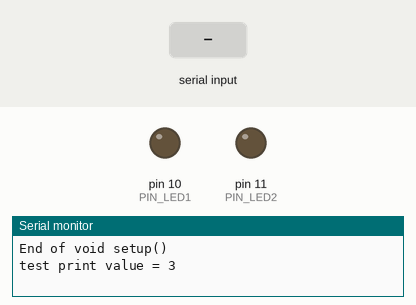
This sketch was run on a simulated Arduino Pro Mini, built with avr-gcc and run on an emulated ATmega328P. On the bench: output pins drawn as LEDs (lit = HIGH), the last lines printed to the serial monitor. The test bench sets the inputs (shaded band).

Above: at 1.2 s.
1.3 s: "30,150\n" received over the second serial link
At 1.9 s:
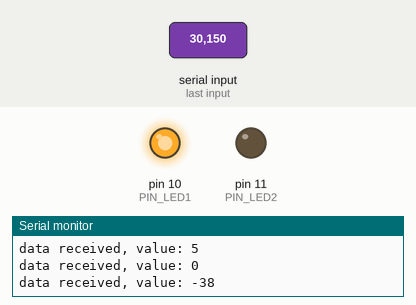
2.9 s: "2\n" received over the second serial link
At 3.9 s:
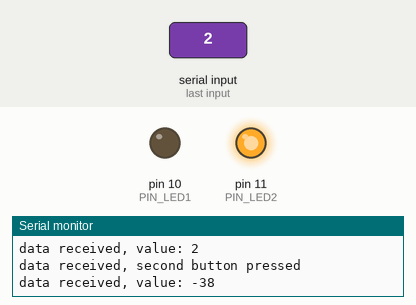
4.4 s: "1\n" received over the second serial link
At 5.1 s:
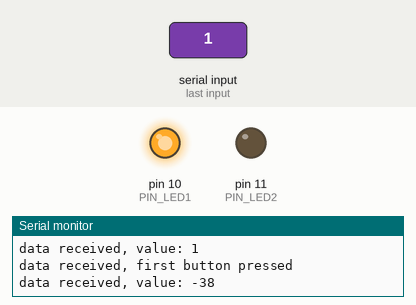
5.9 s: "3\n" received over the second serial link
At 6.2 s:
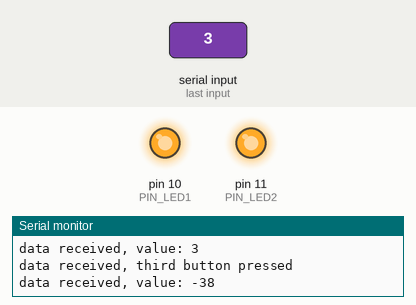
Timing chart, 0 to 8.4 s (numbered marks = the images above; inputs shaded):
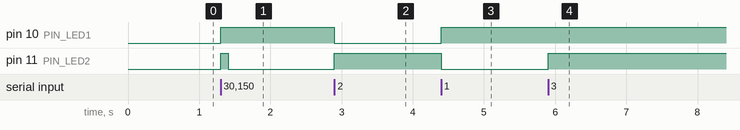

Measured:
- after the input at 1.3 s, pin 10 (PIN_LED1): LOW → HIGH at once; pin 11 (PIN_LED2): LOW → HIGH at once, → LOW 0.11 s later
- after the input at 2.9 s, pin 10 (PIN_LED1): HIGH → LOW at once; pin 11 (PIN_LED2): LOW → HIGH at once
- after the input at 4.4 s, pin 10 (PIN_LED1): LOW → HIGH at once; pin 11 (PIN_LED2): HIGH → LOW at once
- after the input at 5.9 s, pin 11 (PIN_LED2): LOW → HIGH at once

The sketch:

SerialTest1.ino
```cpp
// Part of Psyche Capstone Project Spring 2022, class 17A
// Code for Testing Serial from computer

// Written by Cecilia Delcamp
// Version 1, Last Update 03/09/2022
// Written for use on an Arduino Pro Mini 3.3 V, 8 MHz board

// Libraries Used:
#include <SoftwareSerial.h> // https://www.arduino.cc/en/Reference/softwareSerial

// Declare Constants and Pin Assignments

// Software Serial communication
const byte SW_RX_in = 2;    // Arduino Pin for receive, requires change interrupt support
const byte SW_TX_out = 5;   // Arduino Pin for transmit
const int SW_BAUD = 9600;   // Tx & Rx rate

const byte PIN_LED1 = 10;
const byte PIN_LED2 = 11;

int listen_flag = true;
int tx_data = 22; // to transmit
int rx_data = 0;

// Set up a software serial instance
SoftwareSerial SW(SW_RX_in, SW_TX_out);

void setup() {
  // put your setup code here, to run once:

  // set up IO pins
  pinMode(PIN_LED1, OUTPUT);
  pinMode(PIN_LED2, OUTPUT);

  // set up SW Serial
  pinMode(SW_RX_in, INPUT);
  pinMode(SW_TX_out, OUTPUT);
  SW.begin(SW_BAUD);

  // Set up Serial to Computer COM port
  Serial.begin(9600);
  // Serial print (status & troubleshooting)
  Serial.println("\nEnd of void setup()");
  Serial.print("test print value = "); Serial.print("3");

}

void loop() {
  // put your main code here, to run repeatedly:

  SW.listen();

  if ( SW.isListening()  ) {
    //Serial.println("\nSW serial listening");
    listen_flag = false;

    //SW.write(tx_data); // send it
    //Serial.print("tx data sent, value: ");Serial.print(tx_data);

    // if there is anything in the buffer
    if ( SW.available() > 0 ) {
      rx_data = SW.read()-'0'; // apparently an ASCII value, convert to number
      Serial.print("\ndata received, value: ");
      Serial.print(rx_data);
    }

    // what to do with the info
    if (rx_data == 1) {
      // any arbitrary code here
      Serial.print("\ndata received, first button pressed");
      digitalWrite(PIN_LED1, HIGH);
      digitalWrite(PIN_LED2, LOW);
    }
    if (rx_data == 2) {
      // any arbitrary code here
      Serial.print("\ndata received, second button pressed");
      digitalWrite(PIN_LED1, LOW);
      digitalWrite(PIN_LED2, HIGH);
    }
    if (rx_data == 3) {
      // any arbitrary code here
      Serial.print("\ndata received, third button pressed");
      digitalWrite(PIN_LED1, HIGH);
      digitalWrite(PIN_LED2, HIGH);
    }
    // resets variable - could be implemented without this
    // except the serial monitor fills up quickly
    rx_data = 0;
  }
}
```
